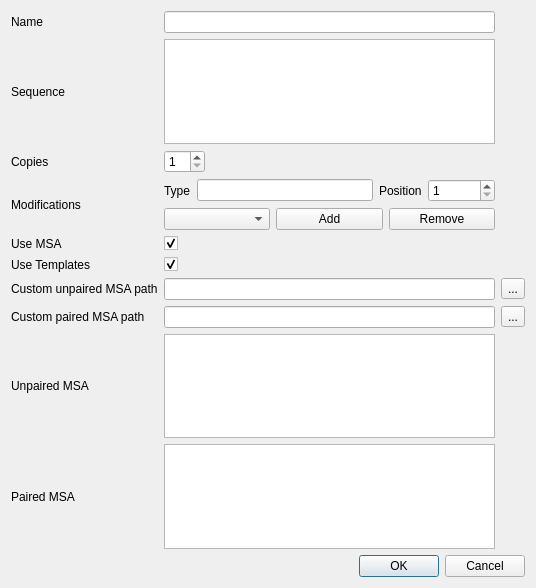
<?xml version="1.0" encoding="UTF-8"?>
<ui version="4.0">
 <class>Dialog</class>
 <widget class="QDialog" name="Dialog">
  <property name="geometry">
   <rect>
    <x>0</x>
    <y>0</y>
    <width>536</width>
    <height>588</height>
   </rect>
  </property>
  <property name="windowTitle">
   <string>Add Protein</string>
  </property>
  <layout class="QVBoxLayout" name="verticalLayout">
   <item>
    <layout class="QGridLayout" name="gridLayout">
     <item row="9" column="0">
      <widget class="QLabel" name="label_11">
       <property name="text">
        <string>Unpaired MSA</string>
       </property>
      </widget>
     </item>
     <item row="2" column="0">
      <widget class="QLabel" name="label_8">
       <property name="text">
        <string>Copies</string>
       </property>
      </widget>
     </item>
     <item row="1" column="1">
      <widget class="QPlainTextEdit" name="pte_proteinentity_sequence"/>
     </item>
     <item row="8" column="2">
      <widget class="QToolButton" name="btn_proteinentity_custom_paired_msa">
       <property name="text">
        <string>...</string>
       </property>
      </widget>
     </item>
     <item row="0" column="1">
      <widget class="QLineEdit" name="lei_proteinentity_name"/>
     </item>
     <item row="7" column="1">
      <widget class="QLineEdit" name="lei_proteinentity_custom_unpaired_msa_path"/>
     </item>
     <item row="4" column="1">
      <layout class="QHBoxLayout" name="horizontalLayout">
       <item>
        <layout class="QVBoxLayout" name="verticalLayout_2">
         <item>
          <layout class="QHBoxLayout" name="horizontalLayout_2">
           <item>
            <widget class="QLabel" name="label_9">
             <property name="text">
              <string>Type</string>
             </property>
            </widget>
           </item>
           <item>
            <widget class="QLineEdit" name="lei_proteinentity_modification_type"/>
           </item>
           <item>
            <widget class="QLabel" name="label_10">
             <property name="text">
              <string>Position</string>
             </property>
            </widget>
           </item>
           <item>
            <widget class="QSpinBox" name="sbo_proteinentity_modification_position">
             <property name="minimum">
              <number>1</number>
             </property>
             <property name="maximum">
              <number>9999999</number>
             </property>
            </widget>
           </item>
          </layout>
         </item>
         <item>
          <layout class="QHBoxLayout" name="horizontalLayout_3">
           <item>
            <widget class="QComboBox" name="cml_proteinentity_modifications"/>
           </item>
           <item>
            <widget class="QPushButton" name="btn_proteinentity_modification_add">
             <property name="text">
              <string>Add</string>
             </property>
            </widget>
           </item>
           <item>
            <widget class="QPushButton" name="btn_proteinentity_modification_remove">
             <property name="text">
              <string>Remove</string>
             </property>
            </widget>
           </item>
          </layout>
         </item>
        </layout>
       </item>
      </layout>
     </item>
     <item row="5" column="1">
      <widget class="QCheckBox" name="chk_proteinentity_usemsa">
       <property name="text">
        <string/>
       </property>
       <property name="checked">
        <bool>true</bool>
       </property>
      </widget>
     </item>
     <item row="6" column="1">
      <widget class="QCheckBox" name="chk_proteinentity_usetemplates">
       <property name="text">
        <string/>
       </property>
       <property name="checked">
        <bool>true</bool>
       </property>
      </widget>
     </item>
     <item row="7" column="0">
      <widget class="QLabel" name="label_4">
       <property name="text">
        <string>Custom unpaired MSA path</string>
       </property>
      </widget>
     </item>
     <item row="2" column="1">
      <layout class="QHBoxLayout" name="horizontalLayout_4">
       <item>
        <widget class="QSpinBox" name="sbo_proteinentity_copies">
         <property name="minimum">
          <number>1</number>
         </property>
        </widget>
       </item>
       <item>
        <spacer name="horizontalSpacer">
         <property name="orientation">
          <enum>Qt::Horizontal</enum>
         </property>
         <property name="sizeHint" stdset="0">
          <size>
           <width>40</width>
           <height>20</height>
          </size>
         </property>
        </spacer>
       </item>
      </layout>
     </item>
     <item row="8" column="0">
      <widget class="QLabel" name="label_5">
       <property name="text">
        <string>Custom paired MSA path</string>
       </property>
      </widget>
     </item>
     <item row="7" column="2">
      <widget class="QToolButton" name="btn_proteinentity_custom_unpaired_msa">
       <property name="text">
        <string>...</string>
       </property>
      </widget>
     </item>
     <item row="8" column="1">
      <widget class="QLineEdit" name="lei_proteinentity_custom_paired_msa_path"/>
     </item>
     <item row="1" column="0">
      <widget class="QLabel" name="label">
       <property name="text">
        <string>Sequence</string>
       </property>
      </widget>
     </item>
     <item row="4" column="0">
      <widget class="QLabel" name="label_6">
       <property name="text">
        <string>Modifications</string>
       </property>
      </widget>
     </item>
     <item row="5" column="0">
      <widget class="QLabel" name="label_2">
       <property name="text">
        <string>Use MSA</string>
       </property>
      </widget>
     </item>
     <item row="6" column="0">
      <widget class="QLabel" name="label_3">
       <property name="text">
        <string>Use Templates</string>
       </property>
      </widget>
     </item>
     <item row="0" column="0">
      <widget class="QLabel" name="label_7">
       <property name="text">
        <string>Name</string>
       </property>
      </widget>
     </item>
     <item row="10" column="0">
      <widget class="QLabel" name="label_12">
       <property name="text">
        <string>Paired MSA</string>
       </property>
      </widget>
     </item>
     <item row="9" column="1">
      <widget class="QPlainTextEdit" name="pte_proteinentity_unpaired_msa"/>
     </item>
     <item row="10" column="1">
      <widget class="QPlainTextEdit" name="pte_proteinentity_paired_msa"/>
     </item>
    </layout>
   </item>
   <item>
    <widget class="QDialogButtonBox" name="btn_proteinentity_button_box">
     <property name="orientation">
      <enum>Qt::Horizontal</enum>
     </property>
     <property name="standardButtons">
      <set>QDialogButtonBox::Cancel|QDialogButtonBox::Ok</set>
     </property>
    </widget>
   </item>
  </layout>
 </widget>
 <resources/>
 <connections/>
</ui>
